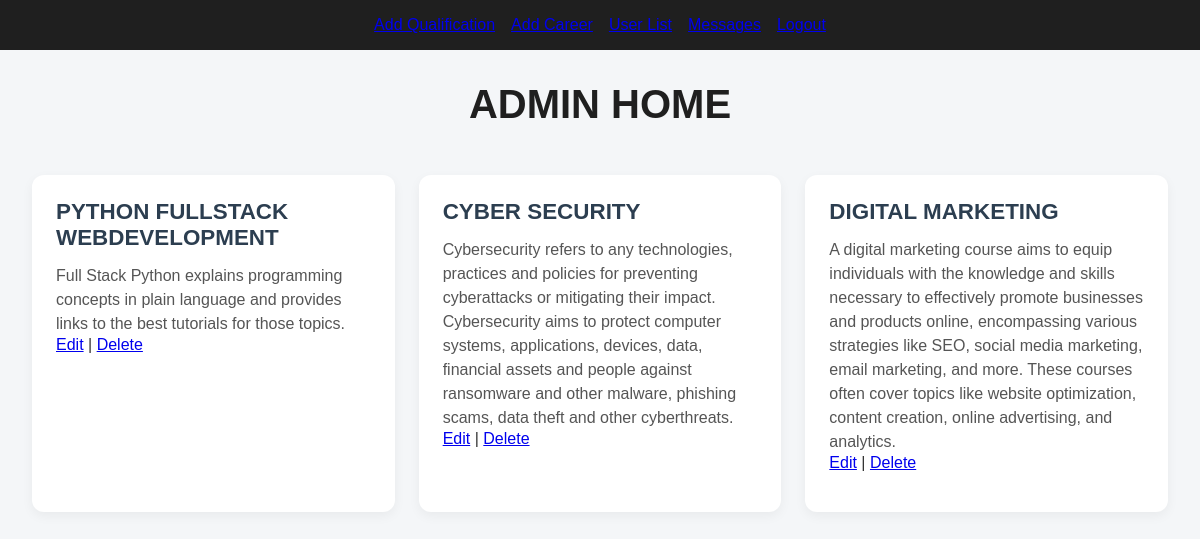
Page /adminhome/ on the earlier database version.
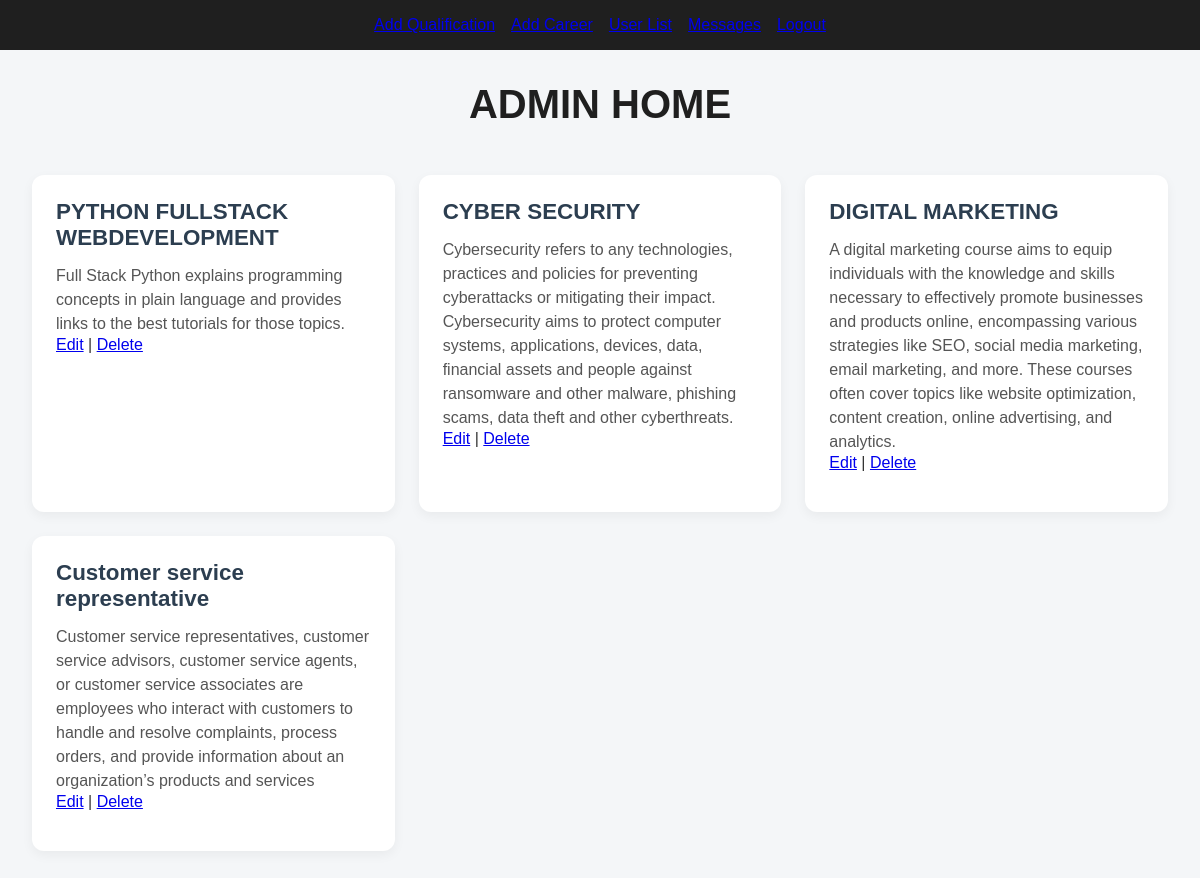
Same page on the later database version.
### project_app/models.py (models this page shows)
class Career(models.Model):
      INTERESTED_CHOICES = [
        ('Job', 'Job'),
        ('Study', 'Study'),
    ]
      qualification=models.ForeignKey(Qualification, on_delete=models.CASCADE)
      subject = models.ForeignKey(Subject, on_delete=models.CASCADE)
      title = models.CharField(max_length=100)
      description = models.TextField()
      maindescription = models.TextField()
      interested = models.CharField(max_length=20, choices=INTERESTED_CHOICES, null=True, blank=True)

### project_app/views.py (the view)
# urls.py: path('adminhome/', views.adminhome, name='adminhome'),
def adminhome(request):
    careers = Career.objects.all()
    return render(request, 'adminhome.html', {'careers': careers})

### templates/adminhome.html (shortened to what this page needs)
{% load static %}
<!DOCTYPE html>
<html lang="en">
<head>
    <link rel="stylesheet" href="{% static 'css/admin/adminhome.css' %}">
</head>
<body>
    <nav>
     <a href="{% url 'add-qualification' %}">Add Qualification</a>
        <a href="{% url 'add' %}">Add Career</a>
        <a href="{% url 'userlist' %}">User List</a>
        <a href="{% url 'message_list' %}">Messages</a>
        <a href="{% url 'logout' %}">Logout</a>
    </nav>
    <h1>ADMIN HOME</h1>
    <div class="careers-container">
        {% for career in careers %}
        <div class="career-card">
            <h2>{{ career.title }}</h2>
            <p>{{ career.description }}</p>
            <a href="{% url 'edit-career' career.id %}">Edit</a> |
            <a href="{% url 'delete-career' career.id %}" onclick="return confirm('Are you sure you want to delete this career?');">Delete</a>
        </div>
        {% endfor %}
    </div>
</body>
</html>

### static/css/admin/adminhome.css (style rules this page uses)
* { margin: 0; padding: 0; box-sizing: border-box; }
body { font-family: 'Poppins', sans-serif; background-color: #f4f6f8; color: #333; padding: 0; margin: 0; }
nav { background-color: #1f1f1f; padding: 1rem; display: flex; justify-content: center; gap: 1rem; position: sticky; top: 0; z-index: 100; }
h1 { text-align: center; margin: 2rem 0 1rem; font-size: 2.5rem; color: #1f1f1f; }
.careers-container { display: grid; grid-template-columns: repeat(auto-fit, minmax(280px, 1fr)); gap: 1.5rem; max-width: 1200px; margin: 0 auto; padding: 2rem; }
.career-card { background-color: #fff; padding: 1.5rem; border-radius: 12px; box-shadow: 0 4px 12px rgba(0, 0, 0, 0.05); transition: transform 0.2s ease; }
.career-card h2 { font-size: 1.4rem; margin-bottom: 0.8rem; color: #2c3e50; }
.career-card p { font-size: 1rem; line-height: 1.5; color: #555; }

Differences in the rows shown:
added Career: title "Customer service representative", description "Customer service representatives, customer service advisors, customer service agents, or customer service associates are employees who interact with customers to handle and resolve complaints, process orders, and provide information about an organization’s products and services"
